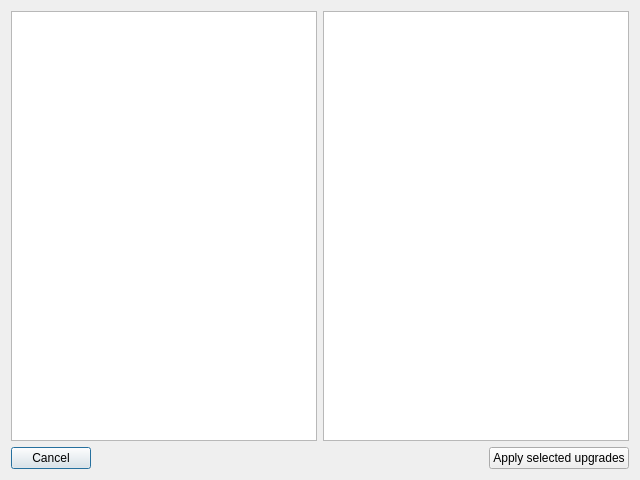
<?xml version="1.0" encoding="UTF-8"?>
<ui version="4.0">
 <class>ProjectUpdaterDialog</class>
 <widget class="QDialog" name="ProjectUpdaterDialog">
  <property name="geometry">
   <rect>
    <x>0</x>
    <y>0</y>
    <width>640</width>
    <height>480</height>
   </rect>
  </property>
  <property name="windowTitle">
   <string>Upgrade project files</string>
  </property>
  <layout class="QGridLayout" name="gridLayout">
   <item row="1" column="0">
    <layout class="QVBoxLayout" name="verticalLayout">
     <item>
      <layout class="QHBoxLayout" name="horizontalLayout_3">
       <item>
        <widget class="QListWidget" name="listWidget">
         <property name="selectionBehavior">
          <enum>QAbstractItemView::SelectRows</enum>
         </property>
        </widget>
       </item>
       <item>
        <widget class="QTextBrowser" name="textBrowser"/>
       </item>
      </layout>
     </item>
    </layout>
   </item>
   <item row="2" column="0">
    <layout class="QHBoxLayout" name="horizontalLayout">
     <item>
      <widget class="QPushButton" name="buttonCancel">
       <property name="text">
        <string>Cancel</string>
       </property>
      </widget>
     </item>
     <item>
      <spacer name="horizontalSpacer">
       <property name="orientation">
        <enum>Qt::Horizontal</enum>
       </property>
       <property name="sizeHint" stdset="0">
        <size>
         <width>40</width>
         <height>20</height>
        </size>
       </property>
      </spacer>
     </item>
     <item>
      <widget class="QPushButton" name="buttonApply">
       <property name="text">
        <string>Apply selected upgrades</string>
       </property>
      </widget>
     </item>
    </layout>
   </item>
  </layout>
 </widget>
 <resources/>
 <connections/>
</ui>
